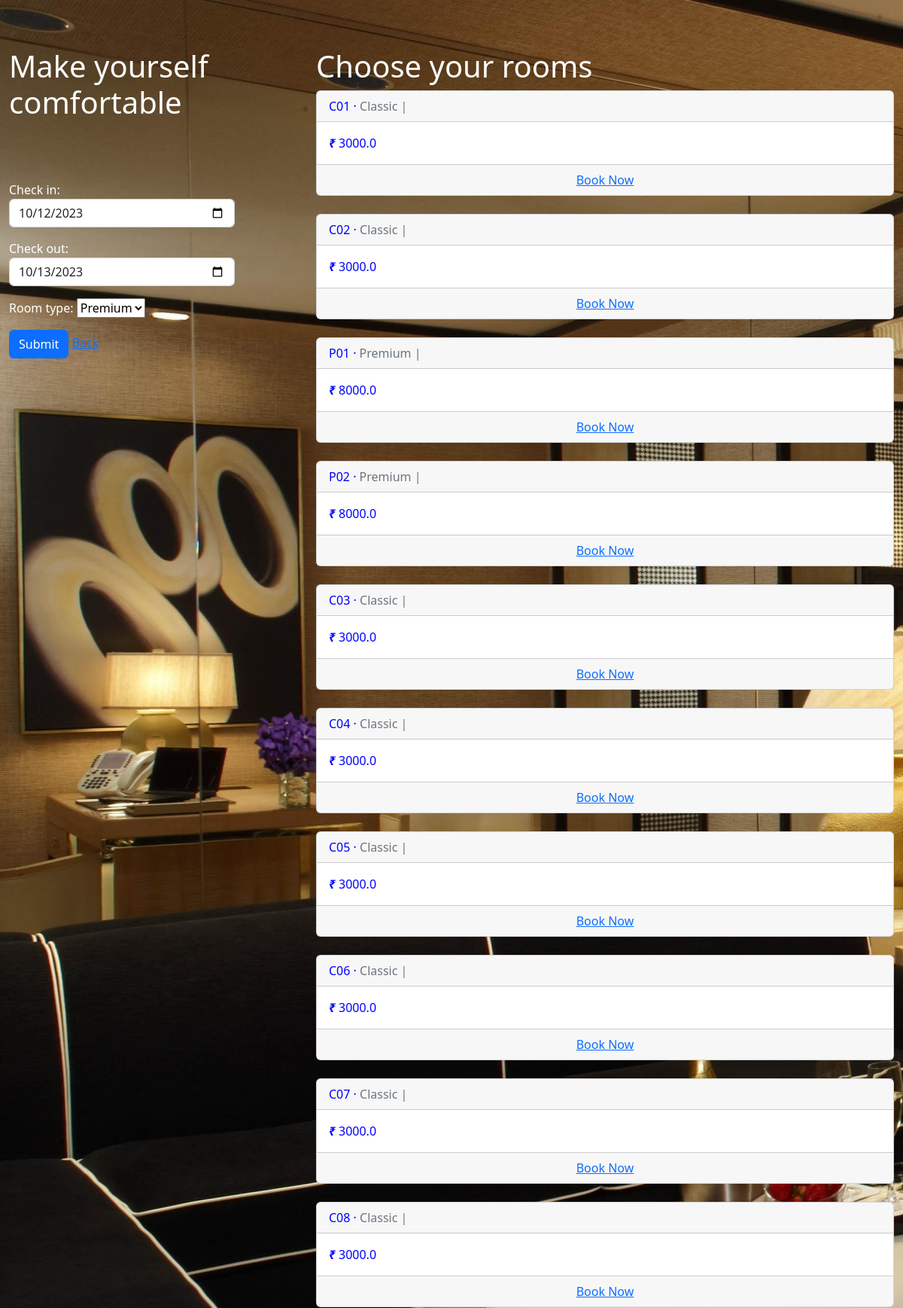
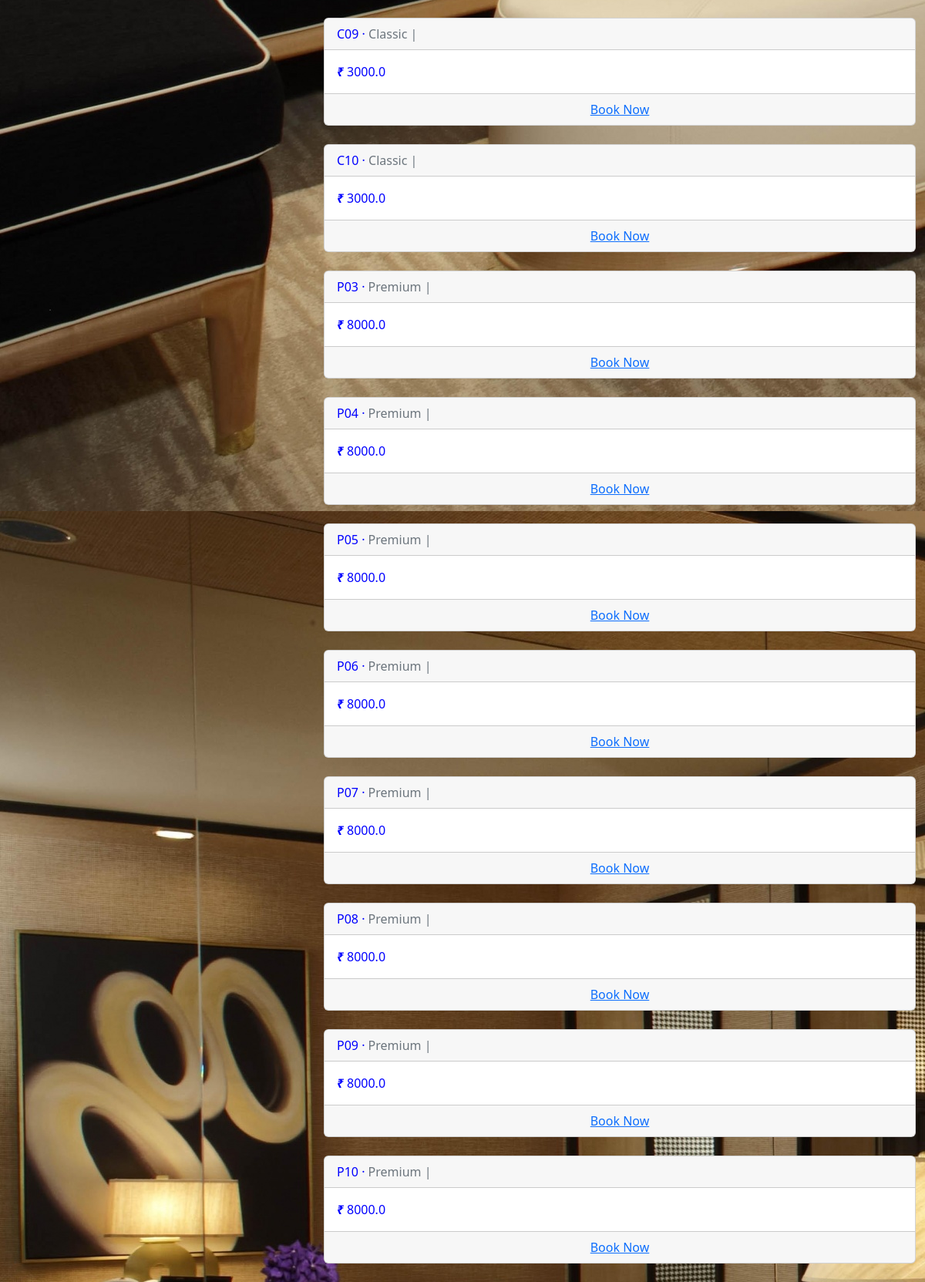
The page /rooms/roomslist/ (upper part) on the database its author committed (2 pictures, top to bottom).
### rooms/models.py (models this page shows, shortened)
class Rooms(models.Model):
    room_type_choices=(("Premium","Premium"),
                        ("Classic","Classic"),
                        ("Cottage","Cottage"))
    room_no=models.CharField(primary_key=True,verbose_name=_('Room No'),max_length=10)
    room_type=models.TextField(choices=room_type_choices,default="Classic",max_length=30)
    room_price=models.FloatField(default=0)
    room_available=models.BooleanField(default=True)
    DisplayFields=['room_no','room_type','room_price','room_available']

### rooms/views.py (the view, shortened to what this page needs)
# urls.py: path('roomslist/',views.RoomsListView.as_view(),name="roomslist"),
class RoomsListView(ListView):
    model=Rooms
    template_name="users/roomslist.html"
    context_object_name="rooms_list"
    def get_context_data(self, **kwargs):
        check_in=date.today().strftime(("%Y-%m-%d"))
        check_out=(date.today()+dt.timedelta(days=1)).strftime("%Y-%m-%d")
        context=super().get_context_data(**kwargs)
        context['form']=RoomsSearchForm(initial={'check_in':check_in,
                                                'check_out':check_out
                                                })
        if not self.request.GET:
            print("first call")
            print(type(check_in))
            context['rooms_list']=Rooms.objects.raw(f'''
                                                    Select * from rooms_rooms room where room.room_no not in
                                                    (
                                                        Select reservation.booked_room_id from rooms_reservation reservation, rooms_rooms roomobj
                                                        where reservation.booked_room_id=roomobj.room_no and
                                                        (reservation.booked_from>="{check_in}" and reservation.booked_till<="{check_out}")
                                                    )
                                                    ''')
            self.request.session['check_in']=check_in
            self.request.session['check_out']=check_out
            return context

### rooms/forms.py
class RoomsSearchForm(forms.Form):
    room_type_choices=(("Premium","Premium"),
                        ("Classic","Classic"),
                        ("Cottage","Cottage"))
    check_in=forms.DateField(widget=forms.widgets.DateInput(attrs={
                'type': 'date', 'placeholder': datetime.datetime.today,
                'style': 'max-width: 300px;',
                'class':'form-control'
                }))
    check_out=forms.DateField(widget=forms.widgets.DateInput(attrs={
                'type': 'date', 'placeholder': datetime.datetime.today,
                'style': 'max-width: 300px;',
                'class':'form-control'
                }))
    room_type=forms.ChoiceField(choices=room_type_choices)

### users/Templates/users/roomslist.html (shortened to what this page needs)
<html>
    <head>
        <link href="https://cdn.jsdelivr.net/npm/bootstrap@5.2.3/dist/css/bootstrap.min.css" rel="stylesheet">
    </head>
    {%load static%}
<body style="background-image:url({%static 'hotel_room.jpg' %});color:white;">
{% block content %}
<div class="row">
    <div class="col-lg-4">
        <div class="container-sm align-content-sm-center">
            <h1>Make yourself </br>comfortable</h1>
<form method="get">
    {{form.as_p}}
    <button type="submit" class="btn btn-primary">Submit</button> <span>
    {% if user.is_staff %}
      <a href={% url 'staffhome' %}>Back</a></span>
    {% else %}
      <a href={% url 'userhome' %}>Back</a></span>
    {% endif %}
</form>
        </div>
    </div>
    <div class="col-lg-8 scrollit">
        <div class="container-sm">
        <h1>Choose your rooms</h1>
        {% for room in rooms_list %}
<div class="card" style="color:blue">
<div class="card-header">
<span class="font-weight-bold">{{ room.room_no }}</span> &middot;
<span class="text-muted"> {{ room.room_type }} |
{{ room.is_available }}</span>
</div>
<div class="card-body">
<i class="bi bi-currency-rupee">
<span ><b>&#8377;</b></span>
</i>{{ room.room_price }}
</div>
<div class="card-footer text-center text-muted">
<a href="{% url 'roomdetail' room.pk %}">Book Now</a>
</div>
</div>
<br />
{% endfor %}
    </div>
  </div>
</div>
{% endblock content %}
</body>
</html>

### rows shown on the page
Rooms: room_no "C01", room_type "Classic", room_price "3000.0"
Rooms: room_no "C02", room_type "Classic", room_price "3000.0"
Rooms: room_no "P01", room_type "Premium", room_price "8000.0"
Rooms: room_no "P02", room_type "Premium", room_price "8000.0"
Rooms: room_no "C03", room_type "Classic", room_price "3000.0"
Rooms: room_no "C04", room_type "Classic", room_price "3000.0"
Rooms: room_no "C05", room_type "Classic", room_price "3000.0"
Rooms: room_no "C06", room_type "Classic", room_price "3000.0"
Rooms: room_no "C07", room_type "Classic", room_price "3000.0"
Rooms: room_no "C08", room_type "Classic", room_price "3000.0"
Rooms: room_no "C09", room_type "Classic", room_price "3000.0"
Rooms: room_no "C10", room_type "Classic", room_price "3000.0"
Rooms: room_no "P03", room_type "Premium", room_price "8000.0"
Rooms: room_no "P04", room_type "Premium", room_price "8000.0"
Rooms: room_no "P05", room_type "Premium", room_price "8000.0"
Rooms: room_no "P06", room_type "Premium", room_price "8000.0"
Rooms: room_no "P07", room_type "Premium", room_price "8000.0"
Rooms: room_no "P08", room_type "Premium", room_price "8000.0"
Rooms: room_no "P09", room_type "Premium", room_price "8000.0"
Rooms: room_no "P10", room_type "Premium", room_price "8000.0"
